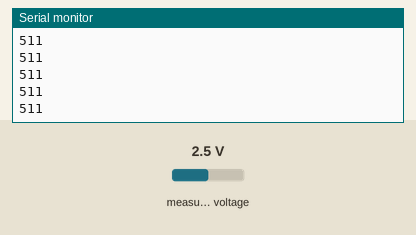
The program below on a simulated ESP32. Shown: the last lines printed to the serial monitor. Inputs (shaded band) come from the test bench; at power-on: measured voltage 2.5 V.

Above: at 1.2 s.
1.3 s: measured voltage set to 0.1 V
At 1.8 s:
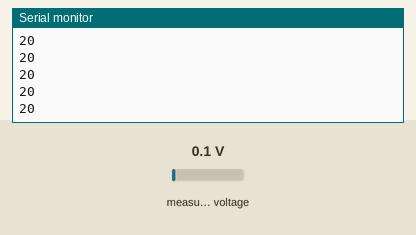
2.8 s: measured voltage set to 1.2 V
At 3.8 s:
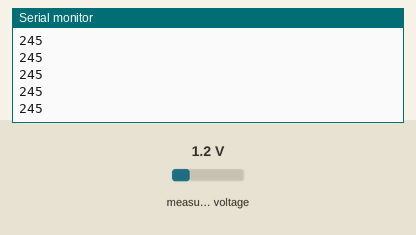
Timing chart, 0 to 5.8 s (numbered marks = the images above; inputs shaded):
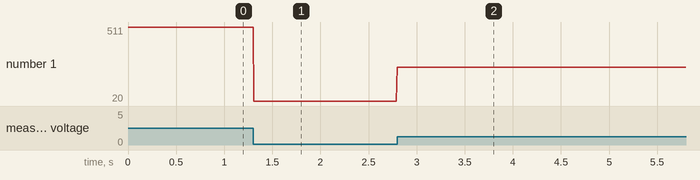

The program:

main.cpp
```cpp
#include <Arduino.h>
#include <M5Core2.h>
#include <Adafruit_MCP3008.h>

Adafruit_MCP3008 adc;

int count = 0;

void setup() {
  Serial.begin(115200);
  while (!Serial);

  Serial.println("MCP3008 simple test.");

  // MCP3008 PIN 10 (CS) connected to Core2 PIN G27
  // MCP3008 PIN 11 (DIN) connected to Core2 PIN G23 (MOSI)
  // MCP3008 PIN 12 (DOUT) connected to Core2 PIN G38 (MISO)
  // MCP3008 PIN 13 (CLK) connected to Core2 PIN G18 (SCK)

  // Hardware SPI (specify CS, use any available digital)
  // Can use defaults if available, ex: UNO (SS=10) or Huzzah (SS=15)


  //adc.begin();
  // Feather 32u4 (SS=17) or M0 (SS=16), defaults SS not broken out, must specify
  //adc.begin(10);
adc.begin(27); // CS on GPIO 27
  // Software SPI (specify all, use any available digital)
  // (sck, mosi, miso, cs);
  //adc.begin(13, 11, 12, 10);
}

void loop() {
  //for (int chan=0; chan<8; chan++) {
    Serial.println(adc.readADC(0)); //Serial.print("\t");
  //}

  //Serial.print("["); Serial.print(count); Serial.println("]");
  //count++;

  delay(10);
}
```

Measured:
- after the input at 1.3 s, the serial monitor: prints a new line at once (image 1)
- after the input at 2.8 s, the serial monitor: prints a new line at once (image 2)
- plotted number 1: 511 → 20 after the input at 1.3 s, 20 → 245 after the input at 2.8 s
